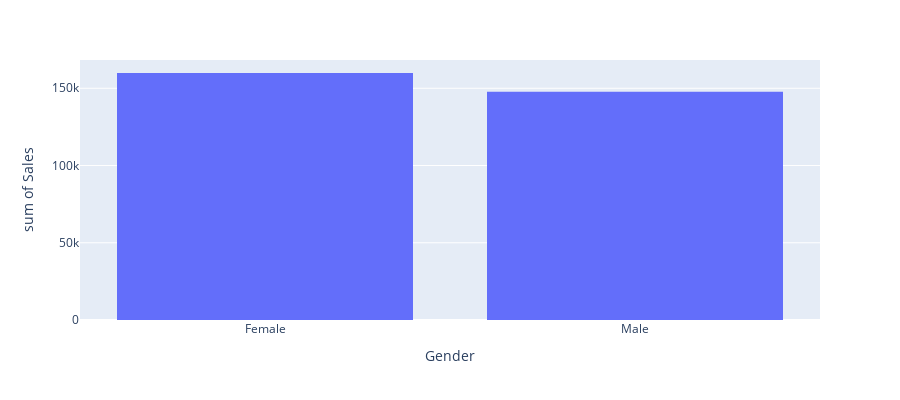
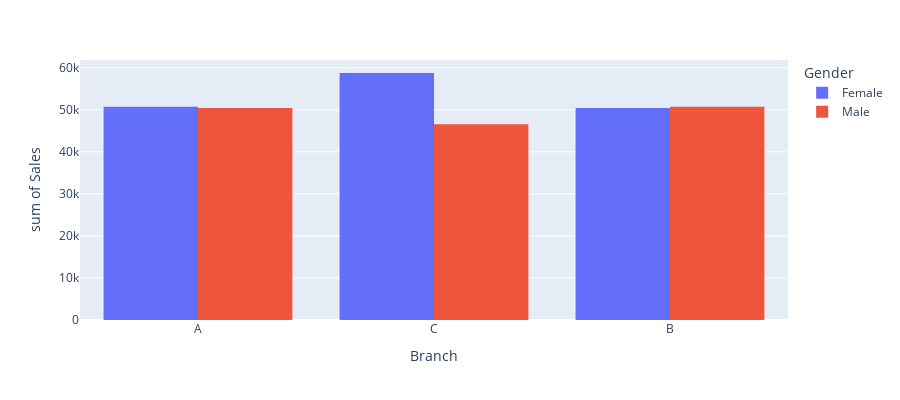

The notebook cell saved with these charts, in order:
### Code cell
#Most Sales come from Female clients and Branch C seems to take advantage of this fact, since most of its sales come from women
fig = px.histogram(file, x="Gender", y="Sales", barmode='group',
             height=400)
fig.show()
fig = px.histogram(file, x="Branch", y="Sales",
             color='Gender', barmode='group',
             height=400)
fig.show()

### Figure 1 — Plotly figure (JSON) as saved in the notebook; plotly's stock layout.template omitted (floating-point values rounded to 4 significant figures; data arrays with more than 128 entries replaced by an {"elided": "..."} marker saying what was removed)
{"data": [{"alignmentgroup": "True", "bingroup": "x", "histfunc": "sum", "hovertemplate": "Gender=%{x}<br>sum of Sales=%{y}<extra></extra>", "legendgroup": "", "marker": {"color": "#636efa", "pattern": {"shape": ""}}, "name": "", "offsetgroup": "", "orientation": "v", "showlegend": false, "type": "histogram", "x": {"elided": "1000 str values"}, "xaxis": "x", "y": {"elided": "1000 float values"}, "yaxis": "y"}], "layout": {"barmode": "group", "height": 400, "legend": {"tracegroupgap": 0}, "margin": {"t": 60}, "xaxis": {"anchor": "y", "domain": [0, 1], "title": {"text": "Gender"}}, "yaxis": {"anchor": "x", "domain": [0, 1], "title": {"text": "sum of Sales"}}}}

### Figure 2 — Plotly figure (JSON) as saved in the notebook; plotly's stock layout.template omitted (floating-point values rounded to 4 significant figures; data arrays with more than 128 entries replaced by an {"elided": "..."} marker saying what was removed)
{"data": [{"alignmentgroup": "True", "bingroup": "x", "histfunc": "sum", "hovertemplate": "Gender=Female<br>Branch=%{x}<br>sum of Sales=%{y}<extra></extra>", "legendgroup": "Female", "marker": {"color": "#636efa", "pattern": {"shape": ""}}, "name": "Female", "offsetgroup": "Female", "orientation": "v", "showlegend": true, "type": "histogram", "x": {"elided": "501 str values"}, "xaxis": "x", "y": {"elided": "501 float values"}, "yaxis": "y"}, {"alignmentgroup": "True", "bingroup": "x", "histfunc": "sum", "hovertemplate": "Gender=Male<br>Branch=%{x}<br>sum of Sales=%{y}<extra></extra>", "legendgroup": "Male", "marker": {"color": "#EF553B", "pattern": {"shape": ""}}, "name": "Male", "offsetgroup": "Male", "orientation": "v", "showlegend": true, "type": "histogram", "x": {"elided": "499 str values"}, "xaxis": "x", "y": {"elided": "499 float values"}, "yaxis": "y"}], "layout": {"barmode": "group", "height": 400, "legend": {"title": {"text": "Gender"}, "tracegroupgap": 0}, "margin": {"t": 60}, "xaxis": {"anchor": "y", "domain": [0, 1], "title": {"text": "Branch"}}, "yaxis": {"anchor": "x", "domain": [0, 1], "title": {"text": "sum of Sales"}}}}
